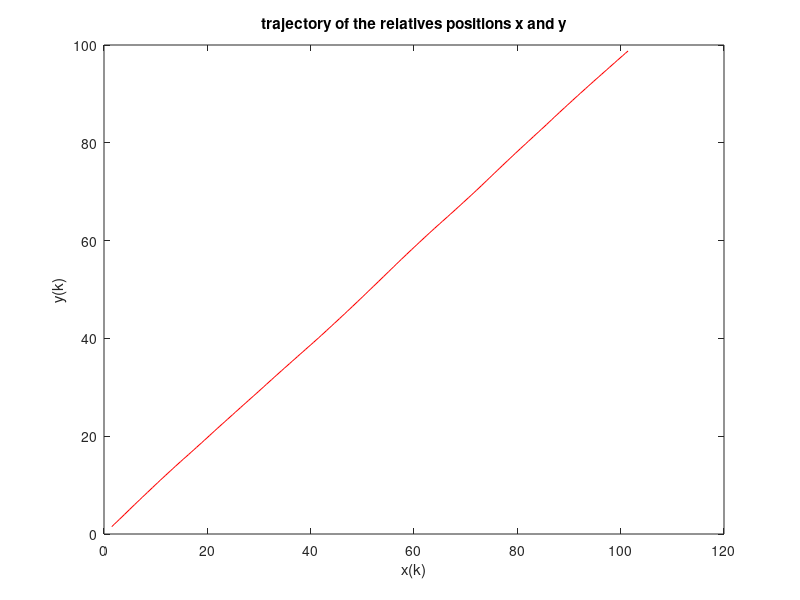
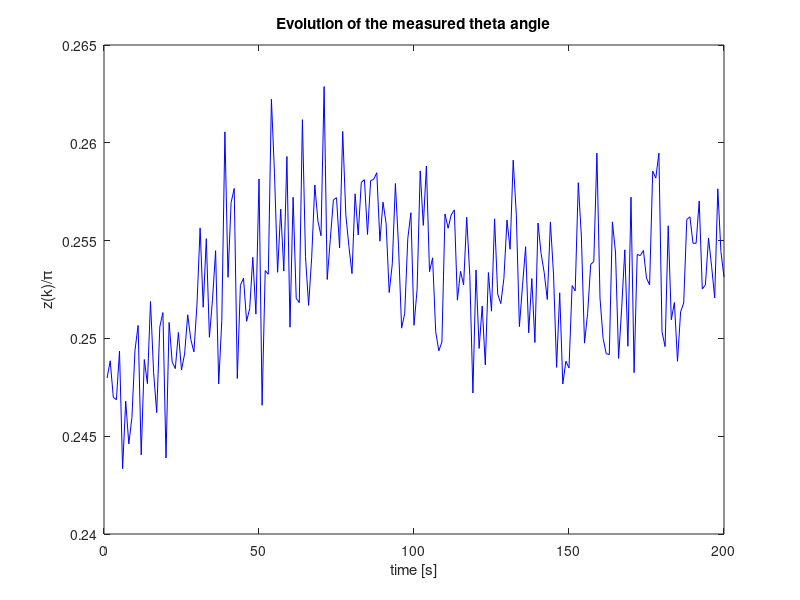

Reproduce these figures in MATLAB, in order.
function[Z,Abs,Coo]=Q2()
% time period
T = 0.5;
% initial vector
x0 = [1 1 1 1]';
% preallocating
X = zeros(4,200);
Z = zeros(1,200);
% construction of matrix F
F = eye(4,4);
F(1,3) = T;
F(2,4) = T;
% G
G = [T^2/2 0; 0 T^2/2; T 0; 0 T];
% sigma_a and sigma_theta
sigm_a = 0.01;
sigm_th = 0.01;
% v random gaussian noise of variance sigma_a*I and zero-mean (iid) 
% w random gaussian noise of variance sigma_theta and zero-mean
%for m=1:5000
v = randn(2,200)*sigm_a;
w = randn(1,200)*sigm_th;
for k = 1:200
    eps = G*v(:,k);
    if k == 1
        X(:,k) = F*x0 + eps;
    else
        X(:,k) = F*X(:,k-1) + eps;
    end
    
    if X(1,k)>=0 && X(2,k)>=0
        Z(1,k) = atan(X(1,k)/X(2,k))+w(1,k);
    elseif X(1,k)>0 && X(2,k)<0
        Z(1,k) = pi - atan(X(1,k)/X(2,k))+w(1,k);
    elseif X(1,k)<0 && X(2,k)<0
        Z(1,k) = pi + atan(X(1,k)/X(2,k))+w(1,k);
    else
        Z(1,k) = 2*pi - atan(X(1,k)/X(2,k))+w(1,k);
    end
end
%second part of the algortihm
%end
Abs=X(1,:);

Coo=X(2,:);
% representations
figure(1)
plot(X(1,:),X(2,:),'r')
xlabel('x(k)');
ylabel('y(k)');
title('trajectory of the relatives positions x and y')

Zpi = Z.*(1/pi);
figure(2)
plot(Zpi,'b')
xlabel('time [s]')
ylabel('z(k)/\pi')
title('Evolution of the measured theta angle')
end
